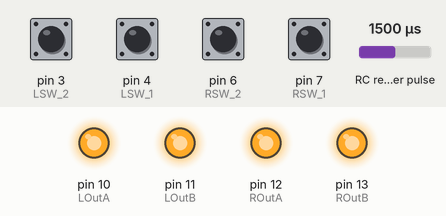
This sketch was run on a simulated Arduino Uno, built with avr-gcc and run on an emulated ATmega328P. On the bench: output pins drawn as LEDs (lit = HIGH). Wiring (inferred from the names in the program): RC receiver channel: data pin 2. The inputs (shaded band) are chosen by the test bench; at power-on: pin 3 (LSW_2), pin 4 (LSW_1), pin 6 (RSW_2), pin 7 (RSW_1) HIGH, RC receiver pulse 1500 µs.

Above: at 1.2 s.
1.3 s: RC receiver pulse (sensor on pin 2) set to 1415 µs
2.8 s: RC receiver pulse (sensor on pin 2) set to 1387 µs
At 3.3 s:
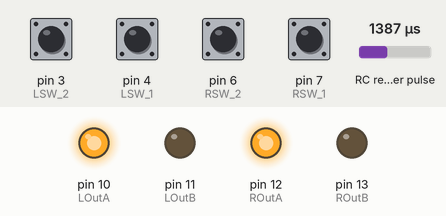
4.3 s: pin 3 (LSW_2) pulled LOW for 1 s
At 5.06 s:
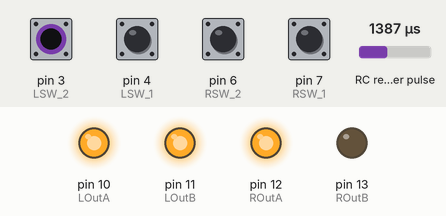
6.8 s: pin 6 (RSW_2) pulled LOW for 1 s
At 7.55 s:
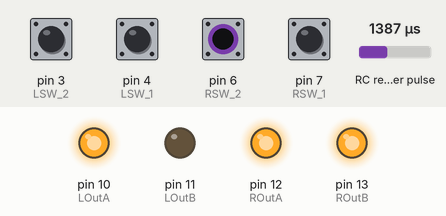
9.3 s: RC receiver pulse (sensor on pin 2) set to 1750 µs
At 10.5 s:
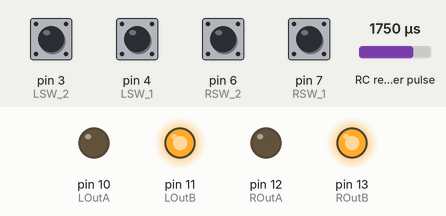
10.8 s: pin 4 (LSW_1) pulled LOW for 1 s
At 11.56 s:
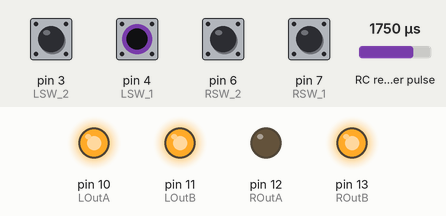
Timing chart, 0 to 13.8 s (numbered marks = the images above; inputs shaded):
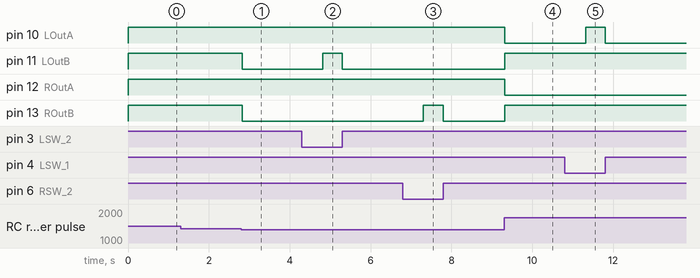

Measured:
- the behaviour switches between 1399 and 1398 µs on RC receiver pulse (sensor on pin 2) (found by bisection; images 0 and 1)
- after the input at 1.3 s, every drawn part: stays the same
- after the input at 2.8 s, pin 11 (LOutB), pin 13 (ROutB): HIGH → LOW at once
- after the input at 4.3 s, pin 11 (LOutB): LOW → HIGH after 0.52 s, → LOW 0.48 s later
- after the input at 6.8 s, pin 13 (ROutB): LOW → HIGH after 0.50 s, → LOW 0.50 s later
- after the input at 9.3 s, pin 10 (LOutA), pin 12 (ROutA): HIGH → LOW at once; pin 11 (LOutB), pin 13 (ROutB): LOW → HIGH at once
- after the input at 10.8 s, pin 10 (LOutA): LOW → HIGH after 0.52 s, → LOW 0.48 s later

The sketch:

LandingPod.ino
```cpp
/*RC Input Pin*******************************/
#define RC_PIN          2                 /**/
/********************************************/

/*Motor Limit Switches***********************/
#define LSW_2           3                   //
#define LSW_1           4                   //
#define RSW_2           6                   //
#define RSW_1           7                   //
/********************************************/

/*Motor Direction Select Pins****************/
#define ROutA           12                  //
#define ROutB           13                  //
/*------------------------------------------*/
#define LOutA           10                  //
#define LOutB           11                  //
/********************************************/

#define TimeOutR        500
#define TimeOutL        500

unsigned int rcsignal = 1500;


unsigned long lastTimeR = 0;
bool j = true;
bool k = true;

unsigned long lastTimeL = 0;
bool i = true;
bool l = true;


void gearUp(int out_a , int out_b){
  digitalWrite(out_a, HIGH);
  digitalWrite(out_b, LOW);
}

void gearDown(int out_a , int out_b){
  digitalWrite(out_a, LOW);
  digitalWrite(out_b, HIGH);
}

void gearStop(int out_a , int out_b){
  digitalWrite(out_a, HIGH);
  digitalWrite(out_b, HIGH);
}

void GearLeft(){

  if(digitalRead(LSW_2) && rcsignal < 1400)
  {
    gearUp(LOutA , LOutB);
    i = true;
    k = true;
  }

  else if(digitalRead(LSW_1) && rcsignal > 1700)
  {
    gearDown(LOutA , LOutB);
    i = true;
    k = true;
  }

  else
  {
    if((!digitalRead(LSW_1) || !digitalRead(LSW_2)) && i)
    {
      lastTimeL = millis();
      i = false;
    }
    if((millis() - lastTimeL) > TimeOutL && k)
    {
      gearStop(LOutA , LOutB);
      k = false;
    }
  }
}

void GearRight(){

  if(digitalRead(RSW_2) && rcsignal < 1400)
  {
    gearUp(ROutA , ROutB);
    j = true;
    l = true;
  }

  else if(digitalRead(RSW_1) && rcsignal > 1700)
  {
    gearDown(ROutA , ROutB);
    j = true;
    l = true;
  }

  else
  {
    if((!digitalRead(RSW_1) || !digitalRead(RSW_2)) && j )
    {
      lastTimeR = millis();
      j = false;
    }

    if((millis() - lastTimeR) > TimeOutR && l)
    {
      gearStop(ROutA , ROutB);
      l = false;
    }
  }
}

void setup() {
  pinMode(RSW_1, INPUT_PULLUP);
  pinMode(RSW_2, INPUT_PULLUP);
  pinMode(LSW_1, INPUT_PULLUP);
  pinMode(LSW_2, INPUT_PULLUP);

  pinMode(RC_PIN, INPUT);

  pinMode(ROutA, OUTPUT);
  pinMode(ROutB, OUTPUT);
  pinMode(LOutA, OUTPUT);
  pinMode(LOutB, OUTPUT);

  pinMode(LED_BUILTIN, OUTPUT);

  gearStop(ROutA , ROutB);
  gearStop(LOutA , LOutB);

  //Serial.begin(115200);
}

void loop() {

  rcsignal = pulseIn(RC_PIN, HIGH);
  //Serial.println(rcsignal);
  GearLeft();
  GearRight();
}
```
